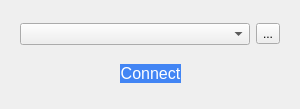
<?xml version="1.0" encoding="UTF-8"?>
<ui version="4.0">
 <class>MainWindow</class>
 <widget class="QMainWindow" name="MainWindow">
  <property name="geometry">
   <rect>
    <x>0</x>
    <y>0</y>
    <width>300</width>
    <height>109</height>
   </rect>
  </property>
  <property name="sizePolicy">
   <sizepolicy hsizetype="Fixed" vsizetype="Fixed">
    <horstretch>0</horstretch>
    <verstretch>0</verstretch>
   </sizepolicy>
  </property>
  <property name="minimumSize">
   <size>
    <width>300</width>
    <height>0</height>
   </size>
  </property>
  <property name="maximumSize">
   <size>
    <width>300</width>
    <height>600</height>
   </size>
  </property>
  <property name="windowTitle">
   <string>OpenVPN3</string>
  </property>
  <widget class="QWidget" name="centralwidget">
   <layout class="QVBoxLayout" name="verticalLayout">
    <property name="margin">
     <number>20</number>
    </property>
    <item>
     <layout class="QHBoxLayout" name="horizontalLayout">
      <item>
       <widget class="QComboBox" name="cbox_connections"/>
      </item>
      <item>
       <widget class="QToolButton" name="toolbtn_manage">
        <property name="text">
         <string>...</string>
        </property>
       </widget>
      </item>
     </layout>
    </item>
    <item>
     <layout class="QHBoxLayout" name="horizontalLayout_2">
      <property name="topMargin">
       <number>10</number>
      </property>
      <item>
       <spacer name="horizontalSpacer_2">
        <property name="orientation">
         <enum>Qt::Horizontal</enum>
        </property>
        <property name="sizeHint" stdset="0">
         <size>
          <width>40</width>
          <height>20</height>
         </size>
        </property>
       </spacer>
      </item>
      <item>
       <widget class="QPushButton" name="btn_connect">
        <property name="enabled">
         <bool>false</bool>
        </property>
        <property name="cursor">
         <cursorShape>PointingHandCursor</cursorShape>
        </property>
        <property name="styleSheet">
         <string notr="true">QPushButton {
	border-radius: 60px;
	background-color: #4285F4;
	color: white;
	font-size: 16px;
	border: none;
}
QPushButton:hover {
	background-color: #3367D6;
}
QPushButton:pressed {
	background-color: #2A56C6;
}</string>
        </property>
        <property name="text">
         <string>Connect</string>
        </property>
       </widget>
      </item>
      <item>
       <spacer name="horizontalSpacer">
        <property name="orientation">
         <enum>Qt::Horizontal</enum>
        </property>
        <property name="sizeHint" stdset="0">
         <size>
          <width>40</width>
          <height>20</height>
         </size>
        </property>
       </spacer>
      </item>
     </layout>
    </item>
   </layout>
  </widget>
 </widget>
 <resources/>
 <connections/>
</ui>
